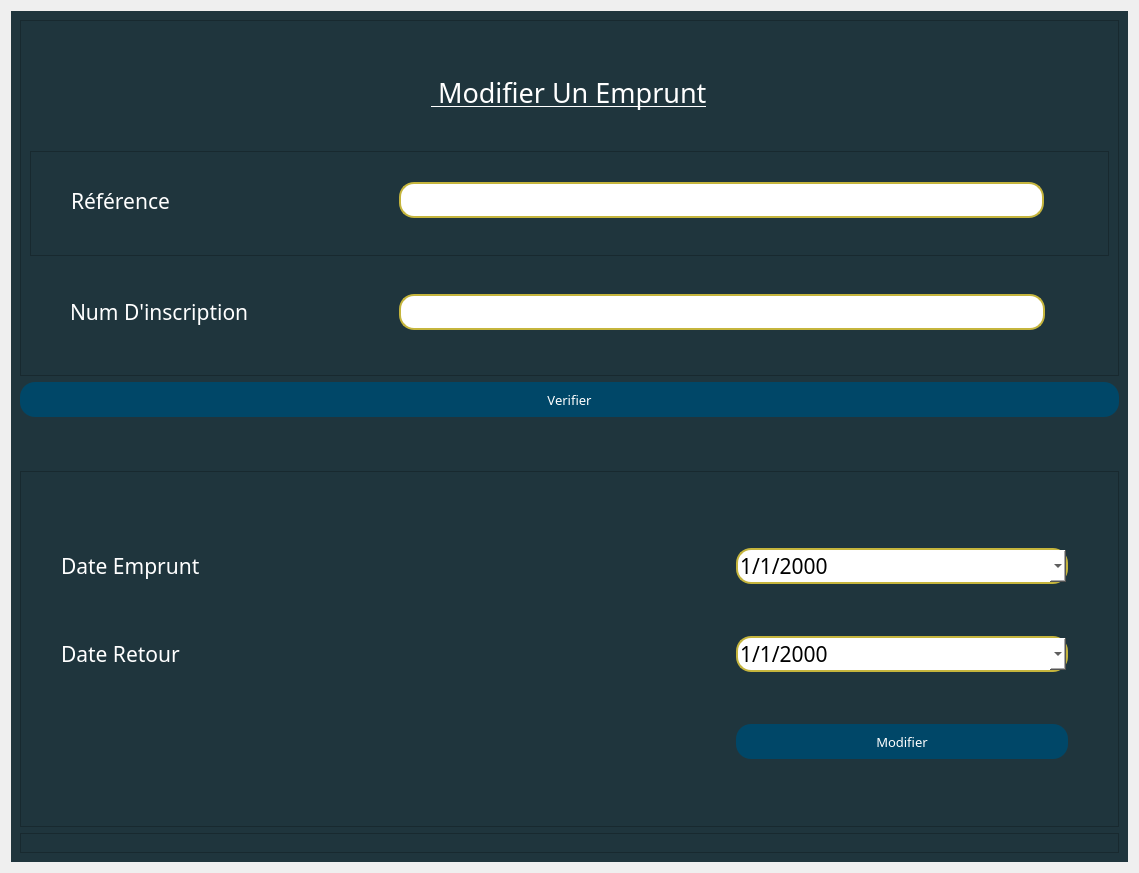
<?xml version="1.0" encoding="UTF-8"?>
<ui version="4.0">
 <class>Form</class>
 <widget class="QWidget" name="Form">
  <property name="geometry">
   <rect>
    <x>0</x>
    <y>0</y>
    <width>1139</width>
    <height>873</height>
   </rect>
  </property>
  <property name="windowTitle">
   <string>Form</string>
  </property>
  <property name="styleSheet">
   <string notr="true"/>
  </property>
  <layout class="QVBoxLayout" name="verticalLayout">
   <item>
    <widget class="QWidget" name="widget_2" native="true">
     <property name="styleSheet">
      <string notr="true">background-color: rgb(31, 53, 61);
color : rgb(255, 255, 255);

</string>
     </property>
     <layout class="QVBoxLayout" name="verticalLayout_4" stretch="1,0,0,0,1,0">
      <item>
       <widget class="QFrame" name="frame">
        <property name="cursor">
         <cursorShape>IBeamCursor</cursorShape>
        </property>
        <property name="frameShape">
         <enum>QFrame::StyledPanel</enum>
        </property>
        <property name="frameShadow">
         <enum>QFrame::Raised</enum>
        </property>
        <layout class="QVBoxLayout" name="verticalLayout_2" stretch="0,0,0">
         <property name="topMargin">
          <number>20</number>
         </property>
         <item alignment="Qt::AlignHCenter|Qt::AlignVCenter">
          <widget class="QLabel" name="label">
           <property name="font">
            <font>
             <family>Forte</family>
             <pointsize>20</pointsize>
             <underline>true</underline>
            </font>
           </property>
           <property name="text">
            <string> Modifier Un Emprunt</string>
           </property>
          </widget>
         </item>
         <item>
          <widget class="QFrame" name="frame_2">
           <property name="font">
            <font>
             <family>Sitka Small</family>
             <pointsize>16</pointsize>
            </font>
           </property>
           <property name="frameShape">
            <enum>QFrame::StyledPanel</enum>
           </property>
           <property name="frameShadow">
            <enum>QFrame::Raised</enum>
           </property>
           <layout class="QHBoxLayout" name="horizontalLayout" stretch="1,2,0">
            <property name="leftMargin">
             <number>40</number>
            </property>
            <property name="topMargin">
             <number>5</number>
            </property>
            <property name="rightMargin">
             <number>50</number>
            </property>
            <property name="bottomMargin">
             <number>11</number>
            </property>
            <item>
             <widget class="QLabel" name="label_2">
              <property name="font">
               <font>
                <family>Sitka Small</family>
                <pointsize>16</pointsize>
                <weight>50</weight>
                <bold>false</bold>
               </font>
              </property>
              <property name="cursor">
               <cursorShape>IBeamCursor</cursorShape>
              </property>
              <property name="text">
               <string>Référence</string>
              </property>
             </widget>
            </item>
            <item>
             <widget class="QLineEdit" name="reference">
              <property name="font">
               <font>
                <family>Sitka Small</family>
                <pointsize>16</pointsize>
               </font>
              </property>
              <property name="styleSheet">
               <string notr="true">QLineEdit {
	border :2px solid ;
	border-radius : 15px;
	border-color: rgb(197, 181, 61);
	background-color: rgb(255, 255, 255);
	color :rgb(0, 0, 0);
}
QLineEdit:hover {
	border : 2px solid rgbrgb(97, 89, 30);
}

</string>
              </property>
              <property name="maxLength">
               <number>3</number>
              </property>
             </widget>
            </item>
            <item alignment="Qt::AlignLeft|Qt::AlignTop">
             <widget class="QLabel" name="label_4">
              <property name="font">
               <font>
                <pointsize>10</pointsize>
               </font>
              </property>
              <property name="styleSheet">
               <string notr="true">color: rgb(225, 0, 0);</string>
              </property>
              <property name="text">
               <string/>
              </property>
             </widget>
            </item>
           </layout>
          </widget>
         </item>
         <item>
          <widget class="QWidget" name="widget" native="true">
           <property name="font">
            <font>
             <family>Sitka Small</family>
             <pointsize>16</pointsize>
            </font>
           </property>
           <layout class="QHBoxLayout" name="horizontalLayout_2" stretch="1,2,0">
            <property name="leftMargin">
             <number>40</number>
            </property>
            <property name="topMargin">
             <number>5</number>
            </property>
            <property name="rightMargin">
             <number>50</number>
            </property>
            <item>
             <widget class="QLabel" name="label_3">
              <property name="font">
               <font>
                <family>Sitka Small</family>
                <pointsize>16</pointsize>
               </font>
              </property>
              <property name="cursor">
               <cursorShape>IBeamCursor</cursorShape>
              </property>
              <property name="text">
               <string>Num D'inscription</string>
              </property>
             </widget>
            </item>
            <item>
             <widget class="QLineEdit" name="num_insc">
              <property name="font">
               <font>
                <family>Sitka Small</family>
                <pointsize>16</pointsize>
               </font>
              </property>
              <property name="styleSheet">
               <string notr="true">QLineEdit {
	border :2px solid ;
	border-radius : 15px;
	border-color: rgb(197, 181, 61);
	background-color: rgb(255, 255, 255);
	color :rgb(0, 0, 0);
}
QLineEdit:hover {
	border : 2px solid rgbrgb(97, 89, 30);
}

</string>
              </property>
              <property name="inputMask">
               <string>999999</string>
              </property>
             </widget>
            </item>
            <item alignment="Qt::AlignLeft|Qt::AlignTop">
             <widget class="QLabel" name="label_5">
              <property name="font">
               <font>
                <pointsize>10</pointsize>
               </font>
              </property>
              <property name="styleSheet">
               <string notr="true">color: rgb(225, 0, 0);</string>
              </property>
              <property name="text">
               <string/>
              </property>
             </widget>
            </item>
           </layout>
          </widget>
         </item>
        </layout>
       </widget>
      </item>
      <item>
       <widget class="QPushButton" name="pushButton_2">
        <property name="font">
         <font>
          <family>Sitka Small</family>
          <pointsize>10</pointsize>
         </font>
        </property>
        <property name="cursor">
         <cursorShape>PointingHandCursor</cursorShape>
        </property>
        <property name="styleSheet">
         <string notr="true">QPushButton{
	height : 35px;
	background-color :rgb(0, 71, 104);
	border-radius : 15px;
}


QPushButton:hover{
	background-color: rgb(0, 92, 157);
}</string>
        </property>
        <property name="text">
         <string>Verifier</string>
        </property>
       </widget>
      </item>
      <item alignment="Qt::AlignHCenter|Qt::AlignVCenter">
       <widget class="QLabel" name="label_13">
        <property name="font">
         <font>
          <family>Sitka Small</family>
          <pointsize>10</pointsize>
         </font>
        </property>
        <property name="styleSheet">
         <string notr="true">color: rgb(208, 0, 0);</string>
        </property>
        <property name="text">
         <string/>
        </property>
       </widget>
      </item>
      <item alignment="Qt::AlignHCenter|Qt::AlignVCenter">
       <widget class="QLabel" name="label_12">
        <property name="font">
         <font>
          <family>Sitka Small</family>
          <pointsize>10</pointsize>
         </font>
        </property>
        <property name="styleSheet">
         <string notr="true">color: rgb(0, 200, 0);</string>
        </property>
        <property name="text">
         <string/>
        </property>
       </widget>
      </item>
      <item>
       <widget class="QFrame" name="frame_5">
        <property name="font">
         <font>
          <family>Sitka Small</family>
          <pointsize>16</pointsize>
         </font>
        </property>
        <property name="frameShape">
         <enum>QFrame::StyledPanel</enum>
        </property>
        <property name="frameShadow">
         <enum>QFrame::Raised</enum>
        </property>
        <layout class="QGridLayout" name="gridLayout">
         <property name="leftMargin">
          <number>40</number>
         </property>
         <property name="topMargin">
          <number>30</number>
         </property>
         <property name="rightMargin">
          <number>50</number>
         </property>
         <property name="bottomMargin">
          <number>20</number>
         </property>
         <item row="2" column="2">
          <widget class="QPushButton" name="pushButton">
           <property name="font">
            <font>
             <family>Sitka Small</family>
             <pointsize>10</pointsize>
            </font>
           </property>
           <property name="cursor">
            <cursorShape>PointingHandCursor</cursorShape>
           </property>
           <property name="styleSheet">
            <string notr="true">QPushButton{
	height : 35px;
	background-color :rgb(0, 71, 104);
	border-radius : 15px;
}


QPushButton:hover{
	background-color: rgb(0, 92, 157);
}</string>
           </property>
           <property name="text">
            <string>Modifier</string>
           </property>
          </widget>
         </item>
         <item row="1" column="0">
          <widget class="QLabel" name="label_8">
           <property name="font">
            <font>
             <family>Sitka Small</family>
             <pointsize>16</pointsize>
            </font>
           </property>
           <property name="cursor">
            <cursorShape>IBeamCursor</cursorShape>
           </property>
           <property name="text">
            <string>Date Retour</string>
           </property>
          </widget>
         </item>
         <item row="2" column="0" alignment="Qt::AlignHCenter|Qt::AlignVCenter">
          <widget class="QLabel" name="label_6">
           <property name="font">
            <font>
             <family>Sitka Small</family>
             <pointsize>10</pointsize>
            </font>
           </property>
           <property name="styleSheet">
            <string notr="true">color: rgb(208, 0, 0);</string>
           </property>
           <property name="text">
            <string/>
           </property>
          </widget>
         </item>
         <item row="2" column="1" alignment="Qt::AlignHCenter|Qt::AlignVCenter">
          <widget class="QLabel" name="label_9">
           <property name="font">
            <font>
             <family>Sitka Small</family>
             <pointsize>10</pointsize>
            </font>
           </property>
           <property name="styleSheet">
            <string notr="true">color: rgb(0, 170, 0);</string>
           </property>
           <property name="text">
            <string/>
           </property>
          </widget>
         </item>
         <item row="0" column="0">
          <widget class="QLabel" name="label_7">
           <property name="font">
            <font>
             <family>Sitka Small</family>
             <pointsize>16</pointsize>
            </font>
           </property>
           <property name="cursor">
            <cursorShape>IBeamCursor</cursorShape>
           </property>
           <property name="text">
            <string>Date Emprunt</string>
           </property>
          </widget>
         </item>
         <item row="1" column="1" alignment="Qt::AlignHCenter|Qt::AlignVCenter">
          <widget class="QLabel" name="label_10">
           <property name="font">
            <font>
             <family>Sitka Small</family>
             <pointsize>10</pointsize>
             <weight>50</weight>
             <italic>false</italic>
             <bold>false</bold>
             <underline>true</underline>
             <strikeout>false</strikeout>
            </font>
           </property>
           <property name="styleSheet">
            <string notr="true">color: rgb(170, 170, 170);</string>
           </property>
           <property name="text">
            <string/>
           </property>
          </widget>
         </item>
         <item row="0" column="1" alignment="Qt::AlignHCenter|Qt::AlignVCenter">
          <widget class="QLabel" name="label_11">
           <property name="font">
            <font>
             <family>Sitka Small</family>
             <pointsize>10</pointsize>
             <weight>50</weight>
             <italic>false</italic>
             <bold>false</bold>
             <underline>true</underline>
             <strikeout>false</strikeout>
            </font>
           </property>
           <property name="styleSheet">
            <string notr="true">color: rgb(170, 170, 170);</string>
           </property>
           <property name="text">
            <string/>
           </property>
          </widget>
         </item>
         <item row="1" column="2">
          <widget class="QDateEdit" name="dateEdit_2">
           <property name="font">
            <font>
             <family>Sitka Small</family>
             <pointsize>16</pointsize>
            </font>
           </property>
           <property name="cursor">
            <cursorShape>PointingHandCursor</cursorShape>
           </property>
           <property name="styleSheet">
            <string notr="true">QDateEdit  {
	border :2px solid ;
	border-radius : 15px;
	border-color: rgb(197, 181, 61);
	background-color: rgb(255, 255, 255);
	color : rgb(0, 0, 0)
}
QDateEdit:hover {
	border : 2px solid rgbrgb(97, 89, 30);
}



</string>
           </property>
           <property name="dateTime">
            <datetime>
             <hour>0</hour>
             <minute>0</minute>
             <second>0</second>
             <year>2000</year>
             <month>1</month>
             <day>1</day>
            </datetime>
           </property>
           <property name="maximumDate">
            <date>
             <year>2023</year>
             <month>12</month>
             <day>31</day>
            </date>
           </property>
           <property name="minimumDate">
            <date>
             <year>1752</year>
             <month>9</month>
             <day>14</day>
            </date>
           </property>
           <property name="displayFormat">
            <string>d/M/yyyy</string>
           </property>
           <property name="calendarPopup">
            <bool>true</bool>
           </property>
           <property name="currentSectionIndex">
            <number>0</number>
           </property>
           <property name="date">
            <date>
             <year>2000</year>
             <month>1</month>
             <day>1</day>
            </date>
           </property>
          </widget>
         </item>
         <item row="0" column="2">
          <widget class="QDateEdit" name="dateEdit">
           <property name="enabled">
            <bool>true</bool>
           </property>
           <property name="font">
            <font>
             <family>Sitka Small</family>
             <pointsize>16</pointsize>
            </font>
           </property>
           <property name="cursor">
            <cursorShape>PointingHandCursor</cursorShape>
           </property>
           <property name="styleSheet">
            <string notr="true">QDateEdit  {
	border :2px solid ;
	border-radius : 15px;
	border-color: rgb(197, 181, 61);
	background-color: rgb(255, 255, 255);
	color : rgb(0, 0, 0)
}
QDateEdit:hover {
	border : 2px solid rgbrgb(97, 89, 30);
}



</string>
           </property>
           <property name="displayFormat">
            <string>d/M/yyyy</string>
           </property>
           <property name="calendarPopup">
            <bool>true</bool>
           </property>
          </widget>
         </item>
        </layout>
       </widget>
      </item>
      <item>
       <widget class="QFrame" name="frame_10">
        <property name="frameShape">
         <enum>QFrame::StyledPanel</enum>
        </property>
        <property name="frameShadow">
         <enum>QFrame::Raised</enum>
        </property>
        <layout class="QVBoxLayout" name="verticalLayout_3">
         <property name="leftMargin">
          <number>200</number>
         </property>
         <property name="rightMargin">
          <number>200</number>
         </property>
        </layout>
       </widget>
      </item>
     </layout>
    </widget>
   </item>
  </layout>
 </widget>
 <resources>
  <include location="../Etudiant/etudiant.qrc"/>
 </resources>
 <connections/>
</ui>
